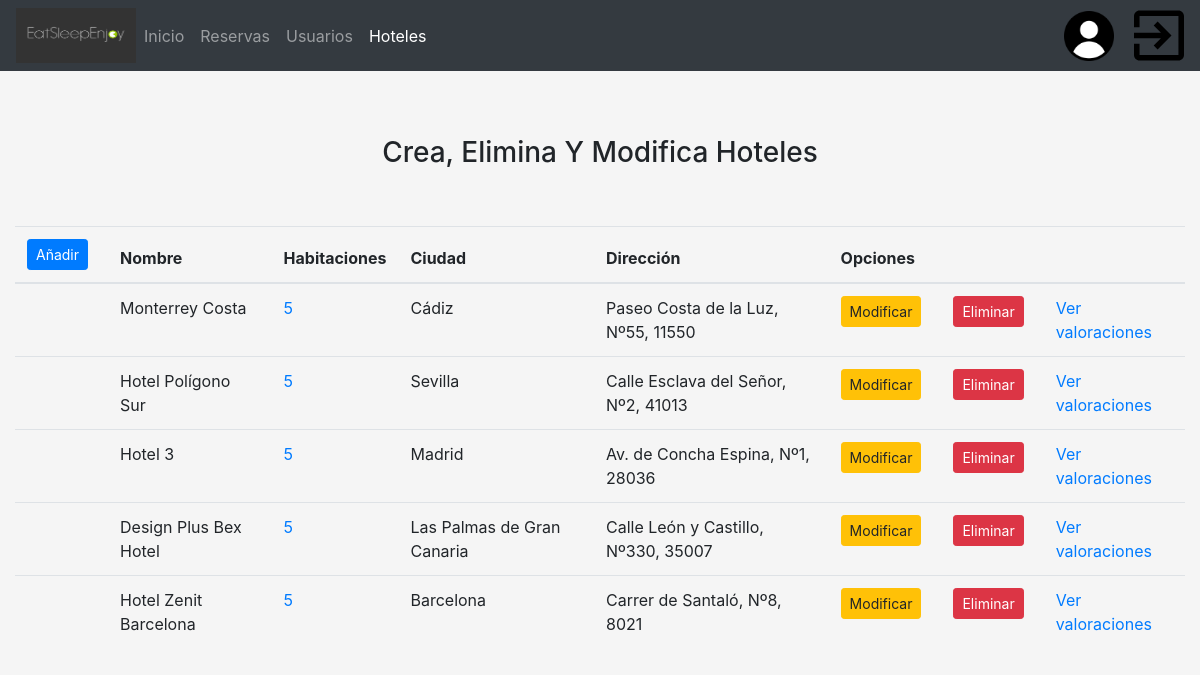
Screenshot of /Hito4/scripts/php/controller/verHoteles.php with the database file from the repository.
### tables this page shows
CREATE TABLE HOTELES (
    id                   INTEGER AUTO_INCREMENT NOT NULL PRIMARY KEY,
    nombre               VARCHAR(50) NOT NULL,
    descripcion          VARCHAR(100),
    ciudad               VARCHAR(50) NOT NULL,
    calle                VARCHAR(50) NOT NULL,
    numero               INTEGER NOT NULL,
    cod_postal           INTEGER NOT NULL,
    estrellas            INTEGER NOT NULL,
    garaje               CHAR(1) NOT NULL,
    piscina              CHAR(1) NOT NULL,
    wifi                 CHAR(1) NOT NULL,
    aire_acondicionado   CHAR(1) NOT NULL
);

### Hito4/scripts/php/controller/verHoteles.php (called while the page is built, shortened)
<?php
	require_once "../model/Hoteles.php";
	$data = Hoteles::devolverHoteles();
	include "../view/vistaHoteles.php";
?>

### Hito4/scripts/php/model/Hoteles.php (called while the page is built, shortened)
<?php
	class Hoteles {
		private $id;
		private $nombre;
		private $ciudad;
		private $calle;
		private $numero;
		private $cod_postal;
		function __construct($fila) {
			$this->id = $fila["id"];
			$this->nombre = $fila["nombre"];
			$this->ciudad = $fila["ciudad"];
			$this->calle = $fila["calle"];
			$this->numero = $fila["numero"];
			$this->cod_postal = $fila["cod_postal"];
		}
		public function getId() {
			return $this->id;
		}
		public function getNombre() {
			return $this->nombre;
		}
		public function getCiudad() {
			return $this->ciudad;
		}
		public function getDireccion() {
			return $this->calle.", Nº" . $this->numero.", " . $this->cod_postal;
		}
		public function getHabitaciones() {
			$conexion = Conexion::conexionBD();
			$sql = "SELECT COUNT(*) FROM habitaciones WHERE hoteles_id = '".$this->id."'";
			$resultado = $conexion->query($sql);
			$fila = $resultado->fetch();
			return $fila[0];
		}
		public static function devolverHoteles() {
			$conexion = Conexion::conexionBD();
			$sql = "SELECT * FROM hoteles";
			$resultado = $conexion->query($sql);
			$hoteles = [];
			while ($registros = $resultado->fetch()) {
				$hoteles[] = new Hoteles($registros);
			}
			return $hoteles;
		}
	}
?>

### Hito4/scripts/php/view/vistaHoteles.php (the view, shortened to what this page needs)
<!DOCTYPE html>
<html lang="es">
	<head>
		<link rel="stylesheet" type="text/css" href="../../../style/main.css">
		<link rel="stylesheet" type="text/css" href="../../../lib/bootstrap.min.css">
		<link rel="stylesheet" type="text/css" href="../../../lib/floating-labels.css">
	</head>
	<body>
		<main class="container-fluid">
			<header class="row">
				<nav class="navbar navbar-expand-sm navbar-dark bg-dark fixed-top col-md-12">
					<img src="../../../images/logo.jpg" width="120" height="55">
					<div class="collapse navbar-collapse" id="menu">
						<ul class="navbar-nav">
							<li class="nav-item">
								<a href="../view/vistaAdmin.php" class="nav-link">Inicio</a>
							</li>
							<li class="nav-item">
								<a href="./cargarReservas.php" class="nav-link" data-toggle="tooltip" data-html="true" title="Ver, modificar o borrar reservas realizadas y/o canceladas">Reservas</a>
							</li>
							<li class="nav-item">
								<a href="./verUsuarios.php" class="nav-link" data-toggle="tooltip" data-html="true" title="Ver, modificar o borrar usuarios">Usuarios</a>
							</li>
							<li class="nav-item active">
								<a href="./verHoteles.php" class="nav-link" data-toggle="tooltip" data-html="true" title="Ver, modificar o borrar hoteles">Hoteles</a>
							</li>
						</ul>
					</div>
					<a href="./setUsuario.php" data-toggle="tooltip" data-html="true" title="¡Hola <?php echo $_SESSION['usuario'];?>!">
						<img src="../../../images/usuario.png" width="50" height="50" id="usuario">
					</a>
					<a href="./cerrarSesion.php" data-toggle="tooltip" data-html="true" title="Cerrar sesión">
						<img src="../../../images/salir.svg" width="50" height="55">
					</a>
				</nav>
			</header>
			<header class="row justify-content-center mt-5">
				<h3 class="text-center text-capitalize mt-5">Crea, elimina y modifica hoteles</h3>
			</header>
			<section class="row justify-content-center mt-5">
				<div class="col-md-12">
					<div class="table-responsive">
						<table class="table">
							<thead>
								<tr>
								<th scope="col">
									<input class="btn btn-primary btn-sm mr-2 text-left" data-toggle="modal" data-target="#aniadir" type="button" value="Añadir">
								</th>
								<?php
									if ($data != null) {
								?>
								<th scope="col">Nombre</th>
								<th scope="col">Habitaciones</th>
								<th scope="col">Ciudad</th>
								<th scope="col">Dirección</th>
								<th scope="col" colspan="3">Opciones</th>
								<?php
									} else {
										echo "<p class='text-center'>No hay hoteles por el momento.</p>";
									}
								?>
							</tr>
						</thead>
						<tbody>
							<?php
								foreach ($data as $hoteles) {
							?>
							<tr>
								<td></td>
								<td><?=$hoteles->getNombre()?></td>
								<td>
									<a href="./verHabitaciones.php?idHotel=<?=base64_encode($hoteles->getId())?>">
										<?=$hoteles->getHabitaciones()?>
									</a>
								</td>
								<td><?=$hoteles->getCiudad()?></td>
								<td><?=$hoteles->getDireccion()?></td>
								<td>
									<a href="./buscarHotel.php?id=<?=base64_encode($hoteles->getId())?>">
										<input class="btn btn-warning btn-sm mr-2 text-left" data-toggle="modal" data-target="#modificar" type="button" value="Modificar">
									</a>
								</td>
								<td><input class="btn btn-danger btn-sm mr-2 text-left" data-toggle="modal" data-target="#eliminar" type="button" value="Eliminar"></td>
								<td>
									<a href="./cargarValoraciones.php?idHotel=<?=base64_encode($hoteles->getId())?>">Ver valoraciones</a>
								</td>
							</tr>
							<?php
								}
							?>
						</tbody>
					</table>
				</div>
			</section>
		</main>
	</body>
</html>

### Hito4/style/main.css (style rules this page uses)
a, span { cursor: pointer; }
img#usuario { margin-right: 20px; }
th, td { padding: 10px; }
table { margin: auto; }

### rows the page displays
hoteles: nombre "Monterrey Costa", Habitaciones "5", ciudad "Cádiz", $hoteles->getDireccion() "Paseo Costa de la Luz, Nº55, 11550"
hoteles: nombre "Hotel Polígono Sur", Habitaciones "5", ciudad "Sevilla", $hoteles->getDireccion() "Calle Esclava del Señor, Nº2, 41013"
hoteles: nombre "Hotel 3", Habitaciones "5", ciudad "Madrid", $hoteles->getDireccion() "Av. de Concha Espina, Nº1, 28036"
hoteles: nombre "Design Plus Bex Hotel", Habitaciones "5", ciudad "Las Palmas de Gran Canaria", $hoteles->getDireccion() "Calle León y Castillo, Nº330, 35007"
hoteles: nombre "Hotel Zenit Barcelona", Habitaciones "5", ciudad "Barcelona", $hoteles->getDireccion() "Carrer de Santaló, Nº8, 8021"
